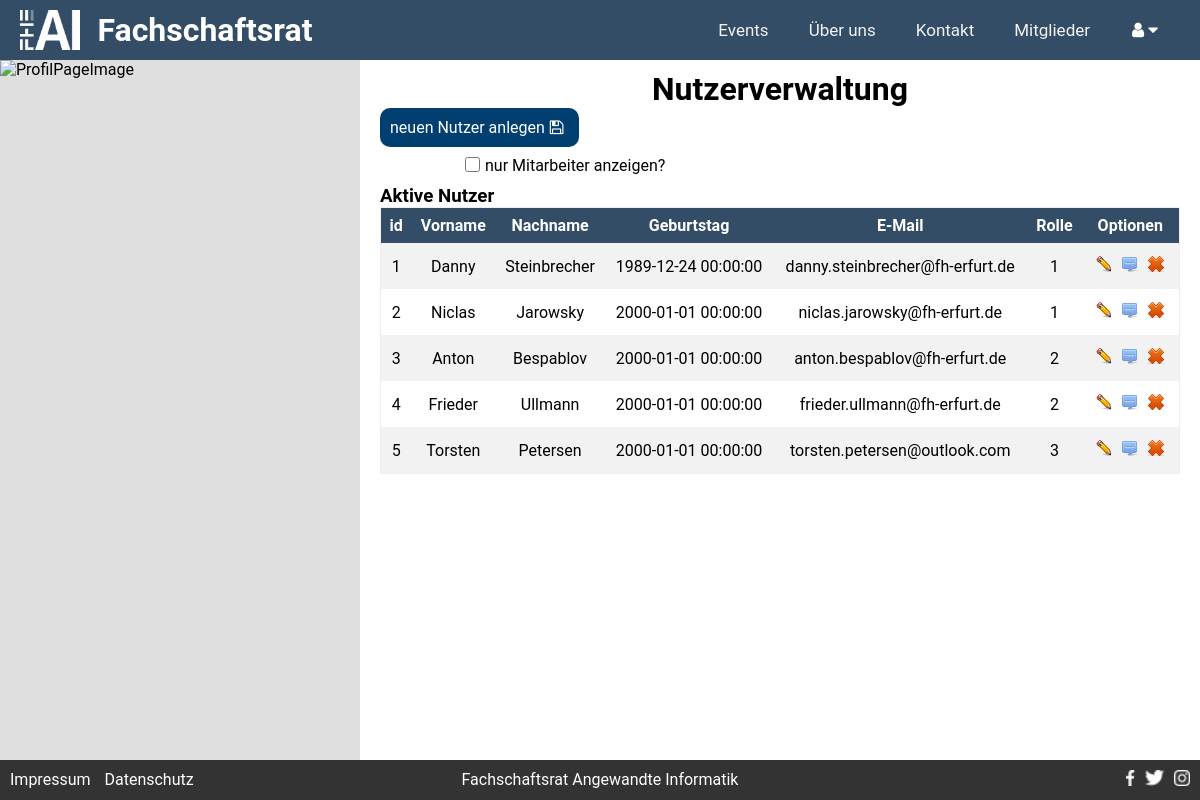
The page /index.php/?c=pages&a=userManagement (signed in) on the database its author committed.
### tables this page shows
CREATE TABLE IF NOT EXISTS `USER` (
  `ID` INT NOT NULL AUTO_INCREMENT,
  `CREATED_AT` TIMESTAMP NOT NULL DEFAULT CURRENT_TIMESTAMP,
  `UPDATED_AT` TIMESTAMP NULL DEFAULT NULL ON UPDATE CURRENT_TIMESTAMP,
  `FIRSTNAME` VARCHAR(21) NOT NULL,
  `LASTNAME` VARCHAR(24) NOT NULL,
  `DATE_OF_BIRTH` DATETIME NOT NULL,
  `DESCRIPTION` TEXT NULL,
  `PICTURE` VARCHAR(13) NULL,
  `EMAIL` VARCHAR(62) NOT NULL,
  `PASSWORD` VARCHAR(255) NOT NULL,
  `ROLE_ID` INT NOT NULL,
  PRIMARY KEY (`ID`),
  INDEX `fk_USER_ROLE1_idx` (`ROLE_ID` ASC),
  CONSTRAINT `fk_USER_ROLE1`
    FOREIGN KEY (`ROLE_ID`)
    REFERENCES `ROLE` (`ID`)
    ON DELETE NO ACTION
    ON UPDATE NO ACTION);

### models/baseModel.class.php (called while the page is built, shortened)
<?php
abstract class BaseModel
{
    public static function tablename()
    {
        $class = get_called_class();
        if(defined($class.'::TABLENAME'))
        {
            return $class::TABLENAME;
        }
        return null;
    }
    public static function find($where = '', $viewName = null)
    {
        $db  = $GLOBALS['db'];
        $result = null;
        try
        {
            if(!$viewName) {
               $viewName = self::tablename();
            }
            $sql = 'SELECT * FROM ' . $viewName;
            if(!empty($where))
            {
                $sql .= ' WHERE ' . $where .  ';';
            }
            $result = $db->query($sql)->fetchAll();
        }
        catch(\PDOException $e)
        {
            die('Select statment failed: ' . $e->getMessage());
        }
        return $result;
    }
}

### controller/pages_controller.php (called while the page is built, shortened)
<?php
class PagesController extends Controller{
    public function actionUserManagement(){
        if(0){
            $this->_params['accounts'] = User::find('not (ROLE_ID = 3)');
        }else{
            $this->_params['accounts'] = User::find('1');
        }
    }
}

### views/pages/userManagement.php (the view, shortened to what this page needs)
<div class="SitePicture" id="fadeInImg">
    <img class="center" src="<?=ROOTPATH.'assets\images\matrix.jpg'?>" alt="ProfilPageImage">
</div>
<div class="Content" id="fadeIn">
    <h1>Nutzerverwaltung</h1>
    <a href="<?=$_SERVER['SCRIPT_NAME']?>/?p=newUser"> <button type="button">neuen Nutzer anlegen<i class="fa fa-floppy-o" aria-hidden="true"></i></button></a>
    <form action method=get>
        <div class="checkBox" >
            <input type="checkbox" name="onlyMember" id="onlyMember">
            <label for="onlyMember">nur Mitarbeiter anzeigen? </label>
        </div>
    </form>
    <br><br>
    <h3>Aktive Nutzer</h3>
    <?
    $html = '<table border ="1">';
    $html .= '<tr>'.
        '<th>id</th>' .
        '<th>Vorname</th>'.
        '<th>Nachname</th>'.
        '<th>Geburtstag</th>'.
        '<th>E-Mail</th>'.
        '<th>Rolle</th>'.
        '<th>Optionen</th>'.
        '</tr>';
    foreach($accounts as $index => $account) {
        $html .= '<tr>';
            $html .= '<td>'. $accounts[$index]['ID' ]. '</td>';
            $html .= '<td>'. $accounts[$index]['FIRSTNAME'    ]. '</td>';
            $html .= '<td>'. $accounts[$index]['LASTNAME'     ]. '</td>';
            $html .= '<td>'. $accounts[$index]['DATE_OF_BIRTH']. '</td>';
            $html .= '<td>'. $accounts[$index]['EMAIL'        ]. '</td>';
            $html .= '<td>'. $accounts[$index]['ROLE_ID'  ]. '</td>';
            $html .= '<td>';
                $html .= '<a href="';
                $html .= $_SERVER['SCRIPT_NAME'];
                $html .= '/?p=profil">';
                $html .= '<input type="image" name="edit[8c9aa635455b033d2bcb9c3b24489ec7]" title="User bearbeiten" src="/FSAI-Site/assets/images/edit.png" alt="Edit" style="outline:0;"></a>';
                $html .= '<input type="image" name="message[8c9aa635455b033d2bcb9c3b24489ec7]" title="Nachricht senden" src="/FSAI-Site/assets/images/email.png" alt="Nachricht" style="outline:0;">';
                $html .= '<input type="image" name="delete[8c9aa635455b033d2bcb9c3b24489ec7]" title="User entfernen" src="/FSAI-Site/assets/images/entfernen.png" alt="Delete" style="outline:0;" onclick="return confirm("Soll der Benutzer: Test Test wirklich entfernt werden?")">';
            $html .= '</td>';
        $html .= '</tr>';
        }
        $html .= '</table>';
        echo $html;
    ?>
</div>

### index.php (shortened to what this page needs)
<?
$controllerName = $_GET['c'] ?? 'pages';
$actionName = $_GET['a'] ?? 'start';
$controllerPath = __DIR__.'/controller/'.$controllerName.'_controller.php';
if(file_exists($controllerPath))
{
    $controllerClassName = '\\FSR_AI\\'.ucfirst($controllerName).'Controller';
    if(class_exists($controllerClassName))
    {
        $controllerInstance = new $controllerClassName($actionName, $controllerName);
        $actionMethodName = 'action'.ucfirst($actionName);
        if(method_exists($controllerInstance, $actionMethodName))
        {
            $controllerInstance->$actionMethodName();
            $controllerInstance->renderHTML();
        }
        else
        {
            echo $actionName;
           header('Location: index.php?c=pages&a=errorPage');
        }
    }
    else
    {
        header('Location: index.php?c=pages&a=errorPage');
    }
}
else{
    header('Location: index.php?c=pages&a=errorPage');
}
?>

### core/controller.php (shortened to what this page needs)
<?php
class Controller
{
	private $_actionName = null;
	private $_controllerName = null;
	protected $_params = [];
public function __construct($actionName = null, $controllerName = null)
	{
		$this->_actionName = $actionName;
		$this->_controllerName = $controllerName;
	}
	public function renderHTML()
	{
		$viewPath = $this->viewPath($this->_actionName, $this->_controllerName);
		if(file_exists($viewPath))
		{
			extract($this->_params);
				include $viewPath;
			$body = ob_get_clean();
			if(isset($noLayout) && $noLayout === true)
			{
				echo $body;
			}
			else
			{
				include __DIR__.'/../views/layout.php';
			}
		}
		else
		{
			header('Location: index.php?c=pages&a=errorPage');
		}
	}
	protected function viewPath($actionName = null, $controllerName = null)
	{
		return __DIR__ . '/../views/pages/' .$actionName.'.php';
	}
}

### views/layout.php (shortened to what this page needs)
<!DOCTYPE html>
<html lang="de">
<head>
    <link rel="stylesheet" href="<?=ROOTPATH.'assets/css/design.css'?>">
    <link rel="stylesheet" href="<?=ROOTPATH.'assets/css/navigation.css'?>">
    <link rel="stylesheet" href="<?=ROOTPATH.'assets/css/responsive.css'?>">
</head>
	<body>
        <?include __DIR__ . '/shared/navMenuBar.php'; ?>
			<?=$body?>
		<footer>
            <?include __DIR__ . '/shared/footer.php'; ?>
        </footer>
	</body>
</html>

### views/shared/navMenuBar.php (shortened to what this page needs)
<link rel="stylesheet" href="https://cdnjs.cloudflare.com/ajax/libs/font-awesome/4.7.0/css/font-awesome.min.css">
<nav>
    <div class="navfloat">
        <a href="<?=$_SERVER['SCRIPT_NAME']?>/?c=pages&a=events">Events</a>
        <a href="<?=$_SERVER['SCRIPT_NAME']?>/?c=pages&a=aboutUs">Über uns</a>
        <a href="<?=$_SERVER['SCRIPT_NAME']?>/?c=pages&a=contact">Kontakt</a>
        <a href="<?=$_SERVER['SCRIPT_NAME']?>/?c=pages&a=users">Mitglieder</a>
        <div class="dropdown">
                <button class="dropbtn"><i class="fa fa-user" aria-hidden="true"></i>
                <i class="fa fa-caret-down"></i>
            </button>
        </div>
    </div>
</nav>
<div class="NavContent">
    <a href="<?=$_SERVER['SCRIPT_NAME']?>/?p=start">
        <img src="/FSAI-Site/assets/images/ailogo_groß.png" alt="AiLogo">
        <h4>Fachschaftsrat</h4>
    </a>
</div>

### views/shared/footer.php
<div id="FooterLeft">
    <a href="<?=$_SERVER['SCRIPT_NAME']?>/?p=impressum">Impressum</a>
    <a href="<?=$_SERVER['SCRIPT_NAME']?>/?p=dataProtection">Datenschutz</a>
</div>
<div id="FooterMiddle">
    Fachschaftsrat Angewandte Informatik
</div>
<div id="FooterRight">
    <a target="_blank" href="https://www.instagram.com"> <img src="/FSAI-Site/assets/images/instagramm.png" class="footer_img" alt="Instagram"></a>
    <a target="_blank" href="https://www.twitter.com"> <img src="/FSAI-Site/assets/images/twitter.png" class="footer_img" alt="Twitter"></a>
    <a target="_blank" href="https://www.facebook.com/Fachschaft-Angewandte-Informatik-102233907862322/"> <img src="/FSAI-Site/assets/images/facebook.png" class="footer_img" alt="Facebook"></a>
</div>

### assets/css/design.css (style rules this page uses)
html, body { background: #dfdfdf; height:100%; margin:0; padding:0; overflow: hidden; }
nav, section, footer { display: block; }
* { margin: 0; padding: 0; border: 0; font-family: 'Roboto', sans-serif; box-sizing: border-box; }
.center { display: block; margin-left: auto; margin-right: auto; width: 50%; }
footer { padding: 10px; color: #fff; position:absolute; bottom: 0; height:40px; width: 100%; background: #333333; z-index: 1; vertical-align: middle; }
div#FooterLeft { float: left; width: 33%; }
div#FooterLeft a { text-decoration: none; color: white; margin-right: 10px; }
div#FooterMiddle { float: left; width: 34%; text-align: center; font-size: 16px; }
div#FooterRight { float: right; width: 33%; }
div#FooterRight a img { float: right; height: 16px; margin-left: 10px; }
.Content { background: #ffffff; height: calc(100% - 100px); position: relative; overflow: auto; padding: 10px 20px 10px 20px; }
.Content h1 { text-align: center; }
.Content button { font-size: 16px; text-align: center; background-color: #003F70; padding: 10px; text-decoration: none; color: white; border-radius:10px; }
.Content button i { margin: 0 5px 0 5px; }
.Content label { width: 100%; }
.SitePicture { height: calc(100% - 100px); position: relative; overflow:hidden; width:30%; float: left; }
.SitePicture img { height: 100%; width: 100%; }
div#fadeIn { animation: animationFadeIn ease 3s; }
div#fadeInImg { animation: animationFadeIn ease 1.5s; }
form { width: 80%; max-width: 40em; margin-right: auto; margin-left: auto; position: relative; }
form input, form textarea, form select { display: block; background-color: #ffffff; width: 100%; height: 50px; font-size: 18px; padding: 12px 20px; margin: 5px 0 5px; border-style: solid; border-width: 1px; border-color: #CECECE; border-radius: 3px; }
.checkBox { display: inline; float: left; width:auto; height: auto; }
.checkBox label { display: inline; width: auto; vertical-align: center; font-size: 16px; margin: 4px auto auto auto; }
.checkBox input[type="checkbox"] { width: auto; display: inline; height: auto; float: left; }
form label { float: left; text-align: left; margin-top: 20px; margin-bottom: 5px; }
table { border-collapse: collapse; width: 100%; margin: 0px auto 0 auto; border-style: groove; border-width: 1px; }
th, td { text-align: center; padding: 8px; }
tr:nth-child(even) { background-color: #f2f2f2 }
th { background-color: #334D66; color: white; }
table input { display: inline; padding: 5px; }
.checkBox { font-size: 14px; display: block; padding: 5px; }
.checkBox input[type="checkbox"] { width: 15px; height: 15px; background-color: #ff0012; content: ""; margin-right: 5px; }

### assets/css/navigation.css (style rules this page uses)
nav { overflow: hidden; background-color: #334D66; padding-right: 20px; width:100%; float:right; display: block; }
.navfloat { float:right; }
nav a { float: left; display: block; color: #f2f2f2; text-align: center; text-decoration: none; font-size: 17px; }
.dropdown { float: left; overflow: hidden; height: 100%; }
.dropdown .dropbtn { font-size: 17px; border: none; outline: none; color: white; background-color: inherit; font-family: inherit; margin: 0; height: 100%; width: 70px; }
nav a, .dropbtn { padding: 20px; }
.NavContent { display: block; height: 60px; font-size: 2em; color:white; white-space: nowrap; padding: 10px; margin-left: 10px; width:100%; }
.NavContent h4 { vertical-align: 9px; display: inline; margin-left: 10px; }
.NavContent img { display: inline; height: 100%; }
.NavContent a { display: inline; text-decoration: none; color: white; }

### rows shown on the page
user: ID "1", FIRSTNAME "Danny", LASTNAME "Steinbrecher", DATE_OF_BIRTH "1989-12-24 00:00:00", EMAIL "danny.steinbrecher@fh-erfurt.de", ROLE_ID "1"
user: ID "2", FIRSTNAME "Niclas", LASTNAME "Jarowsky", DATE_OF_BIRTH "2000-01-01 00:00:00", EMAIL "niclas.jarowsky@fh-erfurt.de", ROLE_ID "1"
user: ID "3", FIRSTNAME "Anton", LASTNAME "Bespablov", DATE_OF_BIRTH "2000-01-01 00:00:00", EMAIL "anton.bespablov@fh-erfurt.de", ROLE_ID "2"
user: ID "4", FIRSTNAME "Frieder", LASTNAME "Ullmann", DATE_OF_BIRTH "2000-01-01 00:00:00", EMAIL "frieder.ullmann@fh-erfurt.de", ROLE_ID "2"
user: ID "5", FIRSTNAME "Torsten", LASTNAME "Petersen", DATE_OF_BIRTH "2000-01-01 00:00:00", EMAIL "torsten.petersen@outlook.com", ROLE_ID "3"
